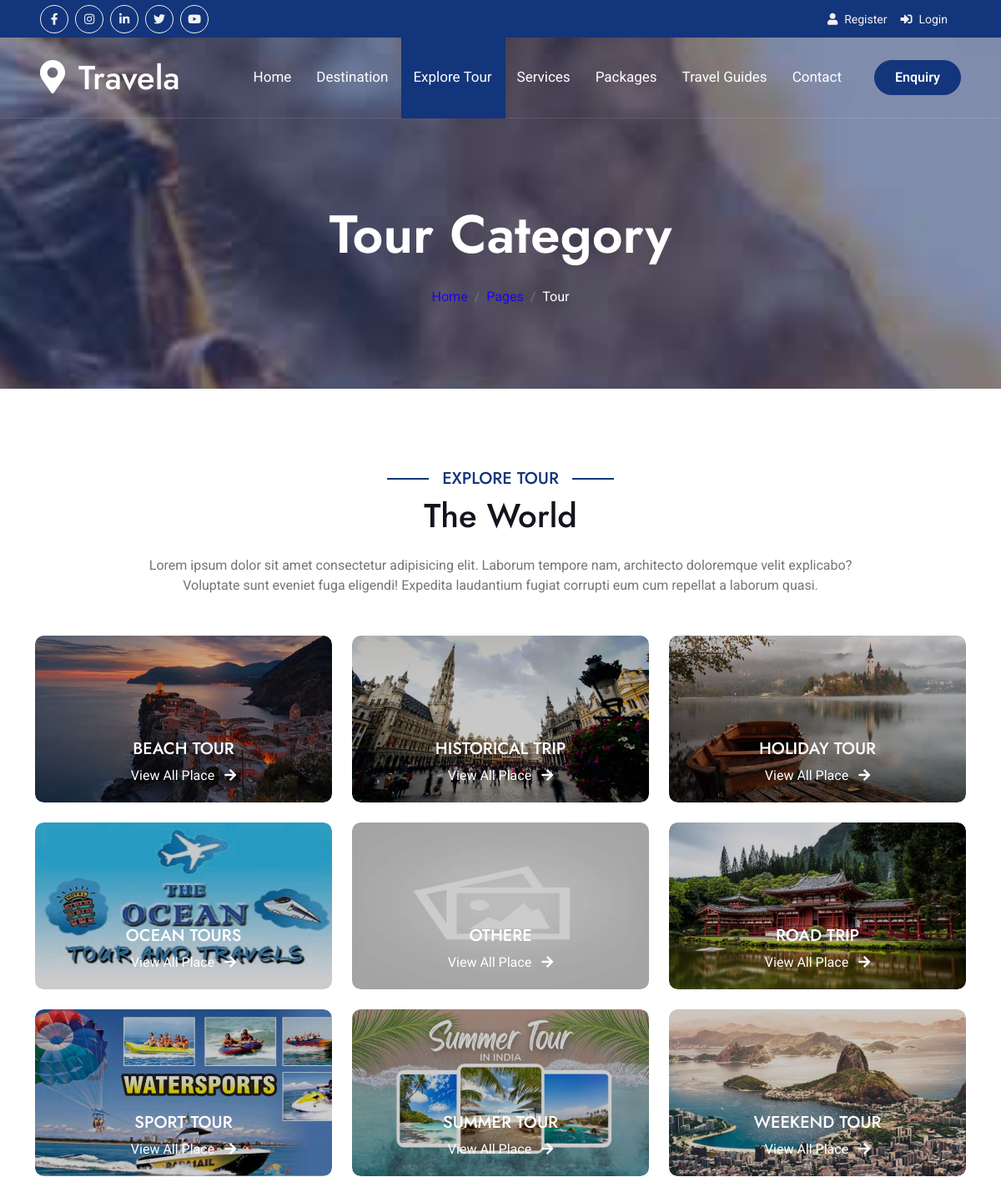
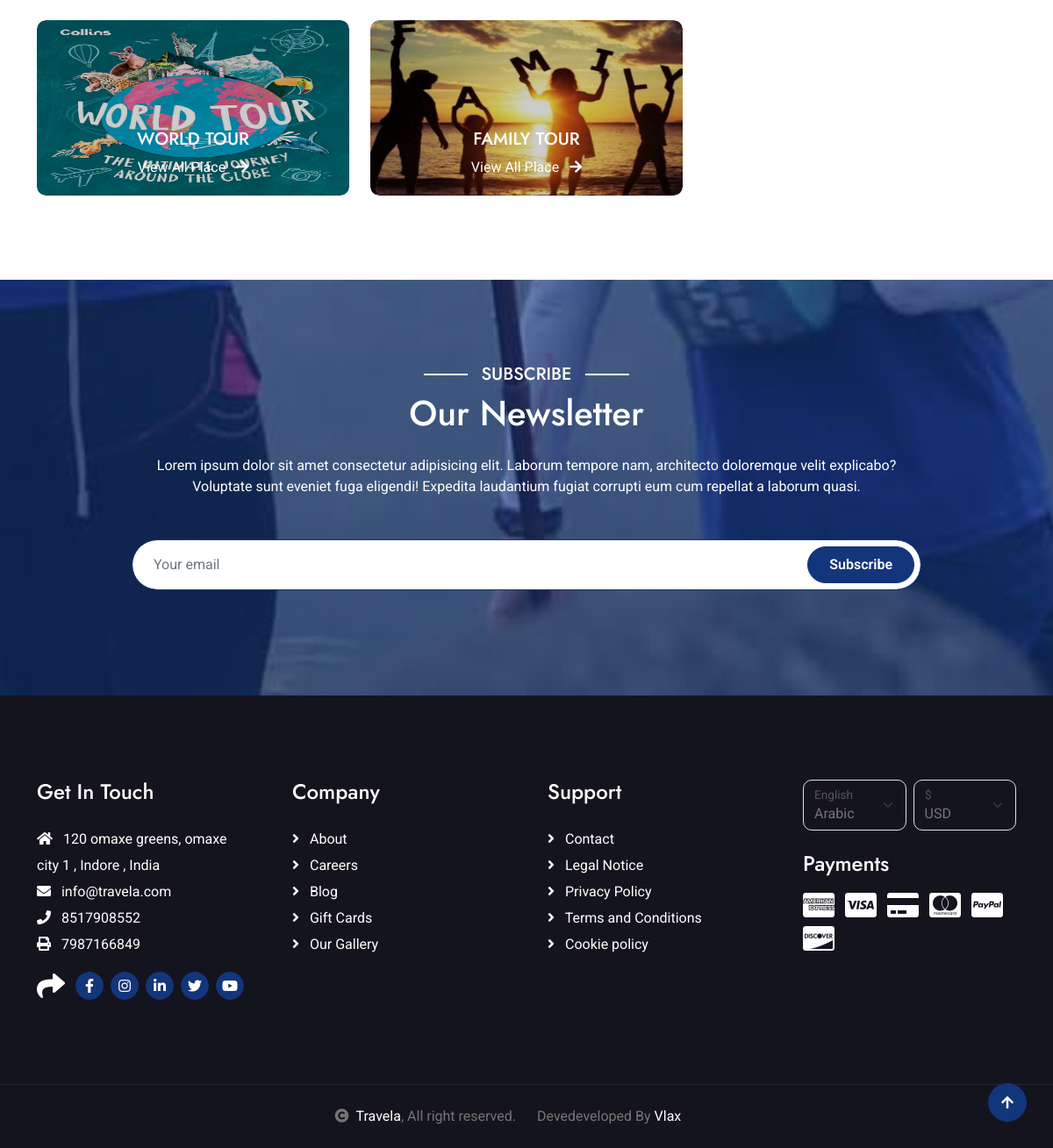
Page /explore-tour/ on the committed database (2 pictures, top to bottom).
### setting/models.py (models this page shows, shortened)
class SocialMediaLink(models.Model):
    social_media_title = models.CharField(max_length=50, verbose_name='Social Media Platform')
    social_media_url = models.CharField(max_length=50, verbose_name='Social Media URL')
    social_media_icon = models.CharField(max_length=50, verbose_name='Social Media icon')
    is_active = models.BooleanField(default=True)
    class Meta:
        verbose_name = 'Social Media Link'
        verbose_name_plural = 'Social Media Links'
        ordering = ['social_media_title']  # Order by platform name

class Setting(models.Model):
    site_name = models.CharField(max_length=100, verbose_name='Site Name')
    site_keywords = models.CharField(max_length=255, verbose_name='Site Keywords')
    site_email = models.EmailField(verbose_name='Site Email')
    site_hr_email = models.EmailField(verbose_name='Hr Email')
    site_phone = models.CharField(max_length=20, verbose_name='Site Phone')
    site_fax = models.CharField(max_length=20, verbose_name='Site FAX')
    site_address = models.CharField(max_length=255, verbose_name='Site Address')
    site_contry = models.CharField(max_length=255, verbose_name='Contry')
    site_city = models.CharField(max_length=255, verbose_name='City')
    site_logo = models.FileField(upload_to=logo_image_upload_path,max_length=250,null=True,default=None)
    site_description = models.TextField(verbose_name='Site Description')
    class Meta:
        verbose_name = 'Web Setting'
        verbose_name_plural = 'Website Setting'
        ordering = ['site_name']  # Order by site name

class Categories(models.Model):
    class Meta:
        verbose_name_plural = 'Category List'
        ordering = ['-created_at']
    category_name = models.CharField(max_length=100)
    category_description = models.TextField()
    category_thumbnail_image = models.FileField(upload_to=category_image_upload_path, blank=True, null=True)
    created_at = models.DateTimeField(auto_now_add=True)
    updated_at = models.DateTimeField(auto_now=True)
    is_active = models.BooleanField(default=True)

### dj_19/views.py (the view)
# urls.py: path('explore-tour/', views.exploreTour, name='exploreTour'),
def exploreTour(request):
    tour_list = Categories.objects.filter(is_active=True).order_by('category_name')
    return render(request, 'pages/explore_tour.html',{'title': 'Tour','breadcrumb_title': 'Tour Category','tour_list':tour_list})

### templates/pages/explore_tour.html (shortened to what this page needs)
{% extends 'main_templates.html' %}
{% block content %}
{% load static %}
{% include 'include/breadcrumb.html' %}
        <div class="container-fluid ExploreTour py-5">
            <div class="container py-5">
                <div class="mx-auto text-center mb-5" style="max-width: 900px;">
                    <h5 class="section-title px-3">Explore Tour</h5>
                    <h1 class="mb-4">The World</h1>
                    <p class="mb-0">Lorem ipsum dolor sit amet consectetur adipisicing elit. Laborum tempore nam, architecto doloremque velit explicabo? Voluptate sunt eveniet fuga eligendi! Expedita laudantium fugiat corrupti eum cum repellat a laborum quasi.
                    </p>
                </div>
                <div class="tab-class text-center">
                    <div class="tab-content">
                        <div id="NationalTab-1" class="tab-pane fade show p-0 active">
                            <div class="row g-4">
                                {% for tour_team in tour_list %}
                                <div class="col-md-6 col-lg-4">
                                    <div class="national-item">
                                        {% if tour_team.category_thumbnail_image %}
                                        <img src="{{tour_team.category_thumbnail_image.url}}" class="img-fluid w-100 rounded" style="height: 200px;" alt="Image">
                                        {% else %}
                                        <img src="{% static 'default_all.jpg' %}" class="img-fluid w-100 rounded" style="height: 200px;" alt="Image">
                                        {% endif %}
                                        <div class="national-content">
                                            <div class="national-info">
                                                <h5 class="text-white text-uppercase mb-2">{{tour_team.category_name}}</h5>
                                                <a href="{% url 'packages' tour_team.id %}" class="btn-hover text-white">View All Place <i class="fa fa-arrow-right ms-2"></i></a>
                                            </div>
                                        </div>
                                    </div>
                                </div>
                                {% endfor %}
                            </div>
                        </div>
                    </div>
                </div>
            </div>
        </div>
{% endblock %}

### templates/include/topbar.html (shortened to what this page needs)
<div class="container-fluid bg-primary px-5 d-none d-lg-block">
            <div class="row gx-0">
                <div class="col-lg-8 text-center text-lg-start mb-2 mb-lg-0">
                    <div class="d-inline-flex align-items-center" style="height: 45px;">
                        {% for linkInfo in social_links %}
                        <a class="btn btn-sm btn-outline-light btn-sm-square rounded-circle me-2" href="{{linkInfo.social_media_url}}" target="_blank"><i class="{{linkInfo.social_media_icon}} fw-normal"></i></a>
                        {% endfor %}
                    </div>
                </div>
                <div class="col-lg-4 text-center text-lg-end">
                    <div class="d-inline-flex align-items-center" style="height: 45px;">
                        {% if user.is_authenticated and not user.is_superuser %}
                        <div class="dropdown">
                            <a href="#" class="dropdown-toggle text-light" data-bs-toggle="dropdown"><small><i class="fa fa-home me-2"></i> Welcome , {{request.user.first_name |capfirst}} {{request.user.last_name |capfirst}} </small></a>
                            <div class="dropdown-menu rounded">
                                <a href="{% url 'dashboard' %}" class="dropdown-item"><i class="fas fa-home me-2"></i>Dashboard</a>
                                <a href="{% url 'bookingList' %}" class="dropdown-item"><i class="fas fa-comment-alt me-2"></i> Booking List</a>
                                <a href="{% url 'travelEnquiry' %}" class="dropdown-item"><i class="fas fa-question-circle me-2"></i> Travel Enquiry</a>
                                <a href="{% url 'userGallery' %}" class="dropdown-item"><i class="fas fa-camera-retro me-2"></i> Gallery</a>
                                <a href="{% url 'userProfile' %}" class="dropdown-item"><i class="fas fa-user-alt me-2"></i> My Profile</a>
                                <a href="{% url 'changePassword' %}" class="dropdown-item"><i class="fas fa-cog me-2"></i> Account Settings</a>
                                <a href="{% url 'logout' %}" class="dropdown-item"><i class="fas fa-power-off me-2"></i> Log Out</a>
                            </div>
                        </div>
                        {% else  %}
                            <a href="javascript:void(0)" data-bs-toggle="modal" data-bs-target="#myRegisterModal"><small class="me-3 text-light"><i class="fa fa-user me-2"></i>Register</small></a>
                            <a href="javascript:void(0)" data-bs-toggle="modal" data-bs-target="#myLoginModal"><small class="me-3 text-light"><i class="fa fa-sign-in-alt me-2"></i>Login</small></a>
                        {% endif %}
                    </div>
                </div>
            </div>
        </div>

### templates/include/navbar.html (shortened to what this page needs)
 <nav class="navbar navbar-expand-lg navbar-light px-4 px-lg-5 py-3 py-lg-0">
                <a href="" class="navbar-brand p-0">
                    <h1 class="m-0"><i class="fa fa-map-marker-alt me-3"></i>{{ site_name|default:'Travela & Tourism' }}</h1>
                </a>
                <div class="collapse navbar-collapse" id="navbarCollapse">
                    <div class="navbar-nav ms-auto py-0">
                        <a href="{% url 'home' %}" class="nav-item nav-link {% if request.path == '/' %} active {% endif %} ">Home</a>
                        <a href="{% url 'destination' %}" class="nav-item nav-link {% if '/destination/' in request.path  %} active {% endif %}">Destination</a>
                        <a href="{% url 'exploreTour' %}" class="nav-item nav-link {% if request.path == '/explore-tour/' %} active {% endif %}">Explore Tour</a>
                        <a href="{% url 'services' %}" class="nav-item nav-link {% if '/services/' in request.path %} active {% endif %}">Services </a>
                        <a href="{% url 'packages_list' %}" class="nav-item nav-link {% if '/packages/' in request.path %} active {% endif %}">Packages</a>
                        <a href="{% url 'travelGuides' %}" class="nav-item nav-link {% if '/guide/' in request.path or request.path == '/travel-guides/' %}active{% endif %}">Travel Guides</a>
                        <a href="{% url 'contact' %}" class="nav-item nav-link {% if request.path == '/contact/' %} active {% endif %}">Contact</a>
                    </div>
                    <a href="{% url 'booking' %}" class="btn btn-primary rounded-pill py-2 px-4 ms-lg-4">Enquiry</a>
                </div>
            </nav>

### templates/include/footer.html (shortened to what this page needs)
<div class="container-fluid footer py-5">
    <div class="container py-5">
        <div class="row g-5">
            <div class="col-md-6 col-lg-6 col-xl-3">
                <div class="footer-item d-flex flex-column">
                    <h4 class="mb-4 text-white">Get In Touch</h4>
                    <a href=""><i class="fas fa-home me-2"></i> {{site_address}} , {{site_city}} , {{site_contry}}</a>
                    <a href=""><i class="fas fa-envelope me-2"></i> {{site_email}}</a>
                    <a href=""><i class="fas fa-phone me-2"></i> {{site_phone}}</a>
                    <a href="" class="mb-3"><i class="fas fa-print me-2"></i> {{site_fax}}</a>
                    <div class="d-flex align-items-center">
                        <i class="fas fa-share fa-2x text-white me-2"></i>
                        {% for linkInfo in social_links %}
                        <a class="btn-square btn btn-primary rounded-circle mx-1" href="{{linkInfo.social_media_url}}" target="_blank"><i class="{{linkInfo.social_media_icon}}"></i></a>
                        {% endfor %}
                    </div>
                </div>
            </div>
            <div class="col-md-6 col-lg-6 col-xl-3">
                <div class="footer-item d-flex flex-column">
                    <h4 class="mb-4 text-white">Company</h4>
                    <a href="{% url 'about' %}"><i class="fas fa-angle-right me-2"></i> About</a>
                    <a href="{% url 'careers' %}"><i class="fas fa-angle-right me-2"></i> Careers</a>
                    <a href="{% url 'blog' %}"><i class="fas fa-angle-right me-2"></i> Blog</a>
                    <a href="#"><i class="fas fa-angle-right me-2"></i> Gift Cards</a>
                    <a href="{% url 'gallery' %}"><i class="fas fa-angle-right me-2"></i> Our Gallery</a>
                </div>
            </div>
            <div class="col-md-6 col-lg-6 col-xl-3">
                <div class="footer-item d-flex flex-column">
                    <h4 class="mb-4 text-white">Support</h4>
                    <a href="{% url 'contact' %}"><i class="fas fa-angle-right me-2"></i> Contact</a>
                    <a href="{% url 'cmsContent' slug='legal-notice' %}"><i class="fas fa-angle-right me-2"></i> Legal Notice</a>
                    <a href="{% url 'cmsContent' slug='privacy-policy' %}"><i class="fas fa-angle-right me-2"></i> Privacy Policy</a>
                    <a href="{% url 'cmsContent' slug='terms-and-conditions' %}"><i class="fas fa-angle-right me-2"></i> Terms and Conditions</a>
                    <a href="{% url 'cmsContent' slug='cookie-policy' %}"><i class="fas fa-angle-right me-2"></i> Cookie policy</a>
                </div>
            </div>
            <div class="col-md-6 col-lg-6 col-xl-3">
                <div class="footer-item">
                    <div class="row gy-3 gx-2 mb-4">
                        <div class="col-xl-6">
                            <form>
                                <div class="form-floating">
                                    <select class="form-select bg-dark border">
                                        <option value="1">Arabic</option>
                                    </select>
                                    <label>English</label>
                                </div>
                            </form>
                        </div>
                        <div class="col-xl-6">
                            <form>
                                <div class="form-floating">
                                    <select class="form-select bg-dark border">
                                        <option value="1">USD</option>
                                    </select>
                                    <label>$</label>
                                </div>
                            </form>
                        </div>
                    </div>
                    <h4 class="text-white mb-3">Payments</h4>
                    <div class="footer-bank-card">
                        <a href="#" class="text-white me-2"><i class="fab fa-cc-amex fa-2x"></i></a>
                        <a href="#" class="text-white me-2"><i class="fab fa-cc-visa fa-2x"></i></a>
                        <a href="#" class="text-white me-2"><i class="fas fa-credit-card fa-2x"></i></a>
                        <a href="#" class="text-white me-2"><i class="fab fa-cc-mastercard fa-2x"></i></a>
                        <a href="#" class="text-white me-2"><i class="fab fa-cc-paypal fa-2x"></i></a>
                        <a href="#" class="text-white"><i class="fab fa-cc-discover fa-2x"></i></a>
                    </div>
                </div>
            </div>
        </div>
    </div>
</div>

### templates/include/copyright.html
<div class="container-fluid copyright text-body py-4">
<div class="container">
    <div class="row g-4 align-items-center">
        <div class="col-md-6 text-center text-md-end mb-md-0">
            <i class="fas fa-copyright me-2"></i><a class="text-white" href="#">{{ site_name|default:'Travela & Tourism' }}</a>, All right reserved.
        </div>
        <div class="col-md-6 text-center text-md-start">
            Devedeveloped By <a class="text-white" href="{{devedeveloped_url}}" target="_blank">{{devedeveloped_by}}</a>
        </div>
    </div>
</div>
</div>

### rows in the picture
Setting: site_name "Travela", site_address "120 omaxe greens, omaxe city 1", site_city "Indore", site_contry "India", site_email "info@travela.com", site_phone "8517908552", site_fax "7987166849"
Categories: category_thumbnail_image (picture), category_name "BEACH TOUR"
Categories: category_thumbnail_image (picture), category_name "HISTORICAL TRIP"
Categories: category_thumbnail_image (picture), category_name "HOLIDAY TOUR"
Categories: category_thumbnail_image (picture), category_name "OCEAN TOURS"
Categories: category_name "OTHERE"
Categories: category_thumbnail_image (picture), category_name "ROAD TRIP"
Categories: category_thumbnail_image (picture), category_name "SPORT TOUR"
Categories: category_thumbnail_image (picture), category_name "SUMMER TOUR"
Categories: category_thumbnail_image (picture), category_name "WEEKEND TOUR"
Categories: category_thumbnail_image (picture), category_name "WORLD TOUR"
Categories: category_thumbnail_image (picture), category_name "FAMILY TOUR"

### other values in the picture
{{ breadcrumb_title }} "Tour Category"
{{ title }} "Tour"
{{ devedeveloped_by }} "Vlax"
